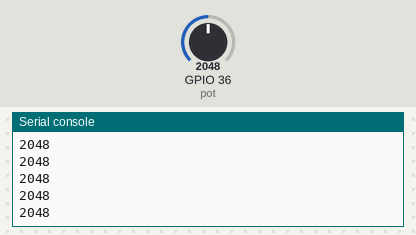
Simulated run of this program. Board: ESP32 board running MicroPython. On the bench: the last lines printed to the serial console. The test bench sets the inputs (shaded band); at power-on: GPIO 36 (pot) = 2048 (analog values on the 0–4095 scale).

Above: at 1.2 s.
1.3 s: GPIO 36 (pot) set to 2866
At 1.31 s:
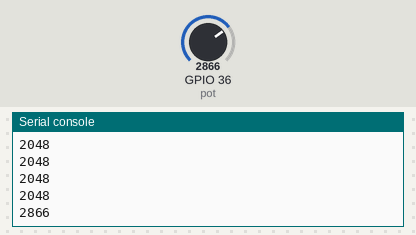
2.8 s: GPIO 36 (pot) set to 3603
At 2.81 s:
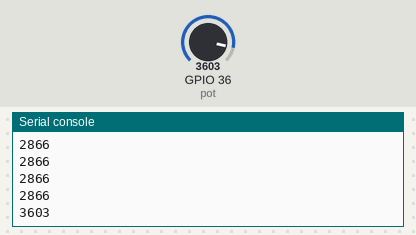
Timing chart, 0 to 5.8 s (numbered marks = the images above; inputs shaded):
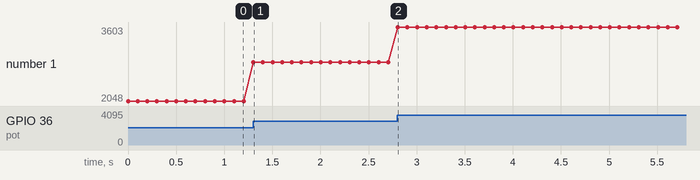

Measured:
- after the input at 1.3 s, the serial console: prints a new line at once (image 1)
- after the input at 2.8 s, the serial console: prints a new line at once (image 2)
- plotted number 1: 2048 → 2866 after the input at 1.3 s, 2866 → 3603 after the input at 2.8 s

The program:

readADC.py
```python
# Read ADC
from machine import Pin, ADC
from time import sleep

pot = ADC(Pin(36))
pot.atten(ADC.ATTN_11DB)  # Full range: about 0V to 3.3V

while True:
    pot_value = pot.read()
    print(pot_value)
    sleep(0.1)
```
